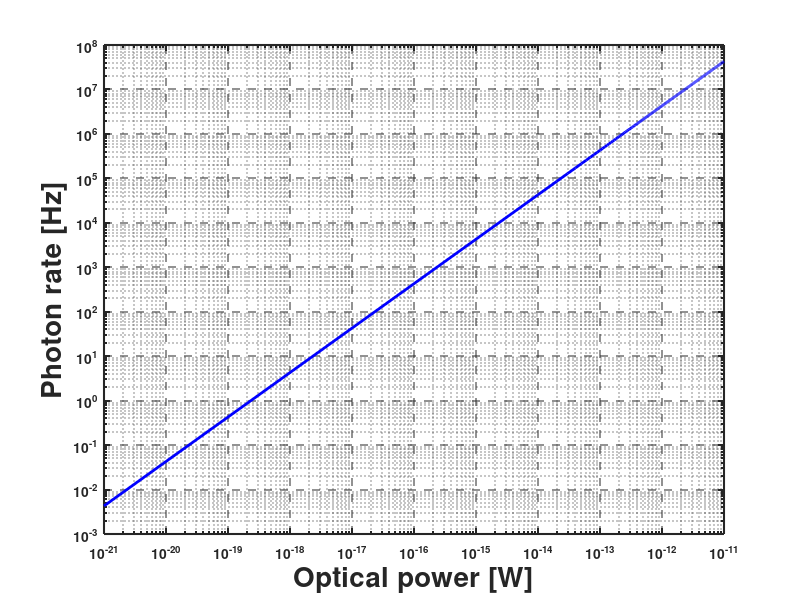

Write the MATLAB code that produced this figure.
clear all; clc;
min=1e-21;
max=1e-11;

P = linspace(min, max, 1000); % Optical power Wwatts
photonRateFactor = 5.03e15 * 850; % Constant term in photon rate equation
N = photonRateFactor * P;

h = loglog(P, N, 'LineWidth', 2, 'Color', [0 0 1]);
grid on; hold on;
xlim([min,max]);
xlabel('Optical power [W]', 'FontSize', 20, 'FontWeight', 'bold');
ylabel('Photon rate [Hz]', 'FontSize', 20, 'FontWeight', 'bold');
set(gca, 'FontSize', 10, 'FontWeight', 'bold', 'LineWidth', 1.5);
grid on;
grid minor;
set(gca, 'GridLineStyle', '--');
set(gca, 'GridAlpha', 0.5);